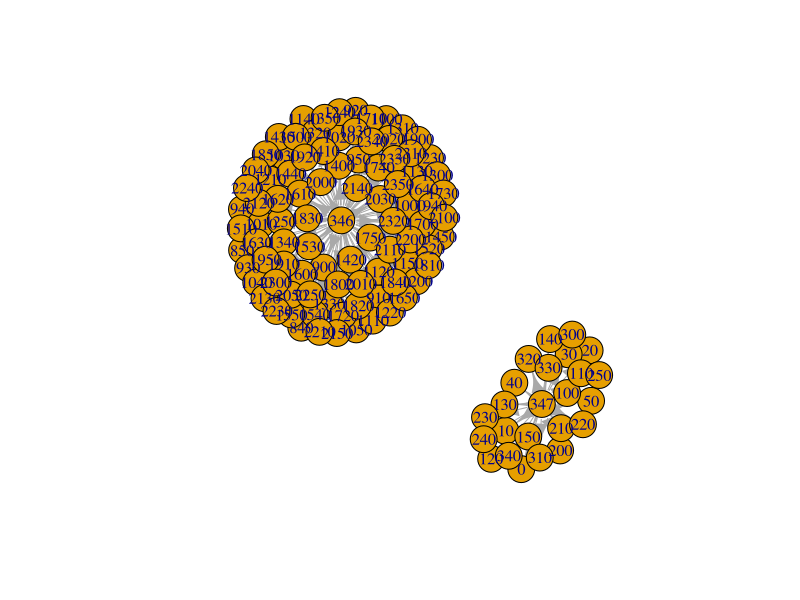
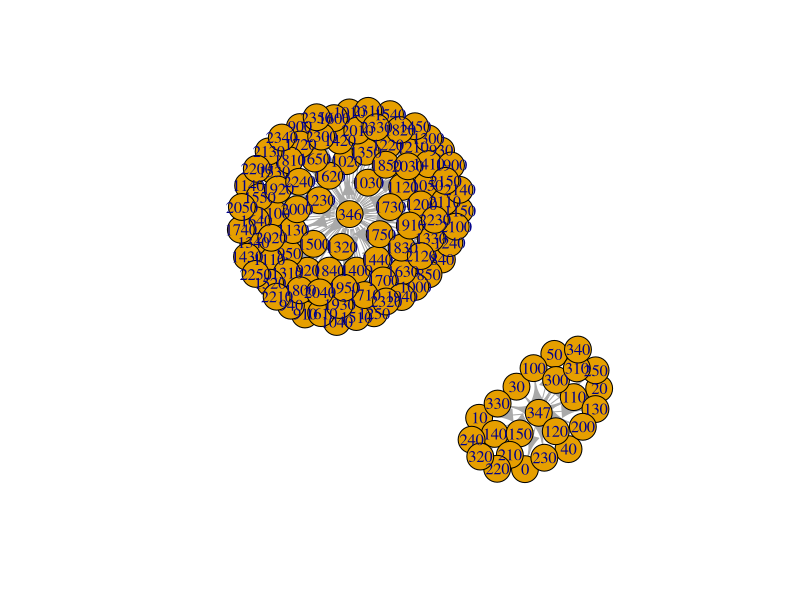
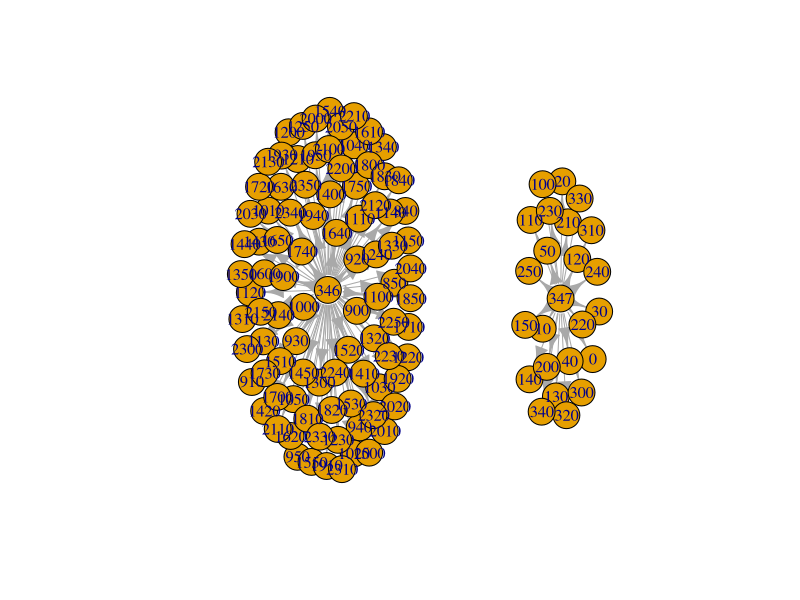
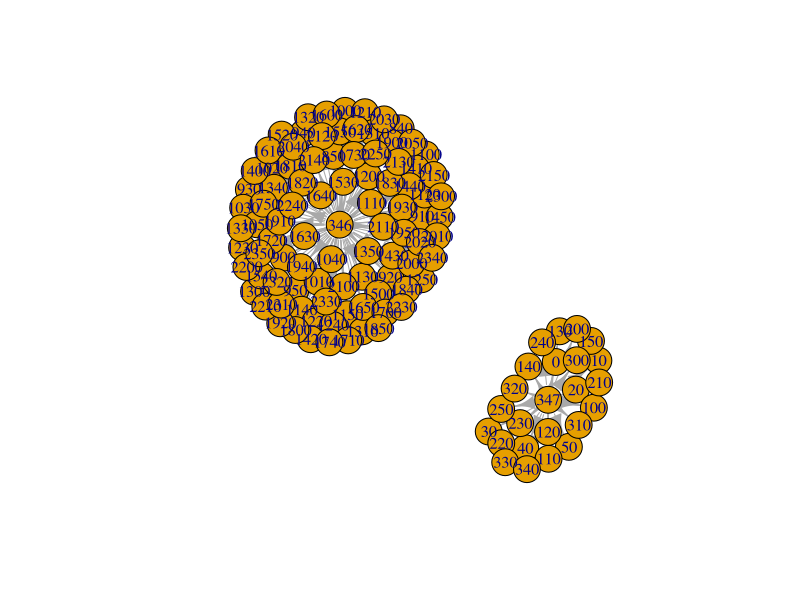

Source code (R) for these figures, in order: (Note: this script raises an error after producing the figures.)
library(igraph);
library(xtable);
fileToRead <- NULL;
csvFrame <- NULL;
csv <- NULL;
message(getwd());
filesinDir <- dir();
# change this data set to see things
csvFrame <- beaver1;
# -----------------------------------------
View(csvFrame);

message("Writing stuff to files! Check in the Out folder in the current working directory.");
file.create("TableViewF.html");
file.create("PlotViewF.svg");
file.create("PlotViewOPTF.png");
file.create("PlotViewDAVEF.png");
file.create("PlotViewDRLF.png");
file.create("PlotViewBIPARTITEF.png");
file.create("PlotViewSTARF.png");
file.create("BoxPlotF.png");
file.create("BarPlotF.png");
file.create("AssocPlotF.png");
file.create("SunflowerPlotF.png");
file.create("ScatterPlotF.png");
file.create("MosiacPlotF.png");


sink("TableViewF.html");
print(xtable(csvFrame), type = 'html');
sink();
dev.off();

csvFrame.directed <- graph.data.frame(csvFrame, directed = TRUE);
V(csvFrame.directed);
E(csvFrame.directed);

sink("PlotViewF.svg");
layout.graphopt(csvFrame.directed, mass = 10, spring.length = 4, spring.constant = 8);
png(filename = "PlotViewF.svg", width = 1080, height = 1040, units = "px", pointsize = 12, bg = "white");
plot(csvFrame.directed);
sink();
dev.off();

sink("PlotViewOPTF.png");
layout.graphopt(csvFrame.directed, mass = 10, spring.length = 4, spring.constant = 8);
png(filename = "PlotViewOPTF.png", width = 1080, height = 1040, units = "px", pointsize = 12, bg = "white");
plot(csvFrame.directed);
sink();
dev.off();

sink("PlotViewDAVEF.png");
layout.davidson.harel(csvFrame.directed, maxiter = 1);
png(filename = "PlotViewDAVEF.png", width = 1080, height = 1040, units = "px", pointsize = 12, bg = "white");
plot(csvFrame.directed);
sink();
dev.off();

sink("plotViewDRLF.png");
layout.drl(csvFrame.directed, dim = 3);
png(filename = "PlotViewDRLF.png", width = 1080, height = 1040, units = "px", pointsize = 12, bg = "white");
plot(csvFrame.directed);
sink();
dev.off();

sink("PlotViewBIPARTITEF.png");
layout.bipartite(csvFrame.directed);
png(filename = "PlotViewBIPARTITEF.png", width = 1080, height = 1040, units = "px", pointsize = 12, bg = "white");
plot(csvFrame.directed);
sink();
dev.off();

sink("PlotViewSTARF.png");
layout.star(csvFrame.directed);
png(filename = "PlotViewSTARF.png", width = 1080, height = 1040, units = "px", pointsize = 12, bg = "white");
plot(csvFrame.directed);
sink();
dev.off();


sink("BoxPlotF.png");
png(filename = "BoxPlotF.png", width = 1080, height = 1040, units = "px", pointsize = 12, bg = "white");
boxplot(csvFrame.directed);
sink();
dev.off();

sink("BarPlotF.png");
png(filename = "BarPlotF.png", width = 1080, height = 1040, units = "px", pointsize = 12, bg = "white");
barplot(csvFrame.directed);
sink();
dev.off();

sink("AssocPlotF.png");
png(filename = "AssocPlotF.png", width = 1080, height = 1040, units = "px", pointsize = 12, bg = "white");
assocplot(csvFrame.directed);
sink();
dev.off();

sink("SunflowerPlotF.png");
png(filename = "SunflowerPlotF.png", width = 1080, height = 1040, units = "px", pointsize = 12, bg = "white");
sunflowerplot(csvFrame.directed, size = 1/2, x = csvFrame.directed[1], y = csvFrame.directed[2]);
sink();
dev.off();

sink("ScatterPlotF.png");
png(filename = "ScatterPlotF.png", width = 1080, height = 1040, units = "px", pointsize = 12, bg = "white");
smoothScatter(csvFrame.directed, nbin = 256, x = csvFrame.directed[1], y = csvFrame.directed[2]);
sink();
dev.off();

sink("MosiacPlotF.png");
png(filename = "MosiacPlotF.png", width = 1080, height = 1040, units = "px", pointsize = 12, bg = "white");
mosaicplot(csvFrame.directed, bin = 1);
sink();
dev.off();


graphics.off();
message("bye.");

